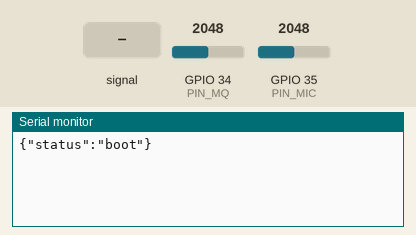
Bench run of a sketch on a simulated ESP32. Parts: the last lines printed to the serial monitor. The inputs (shaded band) are chosen by the test bench; at power-on: GPIO 34 (PIN_MQ) = 2048, GPIO 35 (PIN_MIC) = 2048 (analog values on the 0–4095 scale).

Above: at 1.2 s.
1.3 s: GPIO 35 (PIN_MIC) fed a 200 Hz sine of ±327 counts around its level
At 2.7 s:
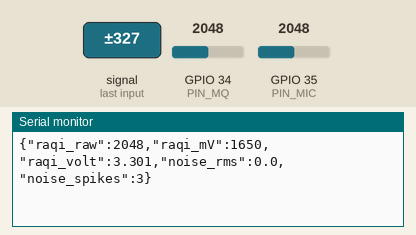
2.8 s: GPIO 34 (PIN_MQ) set to 2866
At 4.1 s:
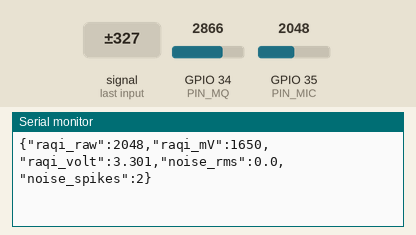
4.3 s: GPIO 35 (PIN_MIC) set to 2866
At 5.6 s:
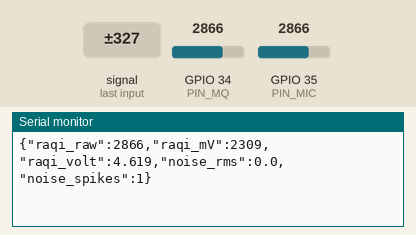
5.8 s: GPIO 35 (PIN_MIC) fed a 2 Hz sine of ±1228 counts around its level
At 7.0 s:
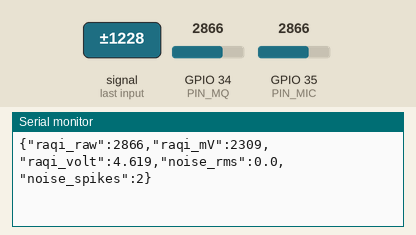
7.3 s: GPIO 34 (PIN_MQ) set to 3603
At 8.0 s:
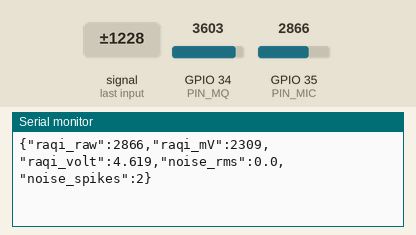
8.8 s: GPIO 35 (PIN_MIC) set to 3603
At 10.3 s:
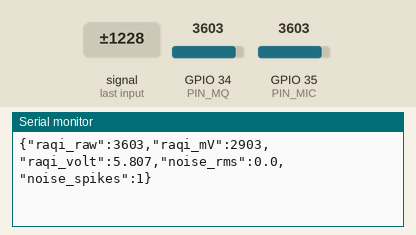
Timing chart, 0 to 11.3 s (numbered marks = the images above; inputs shaded):
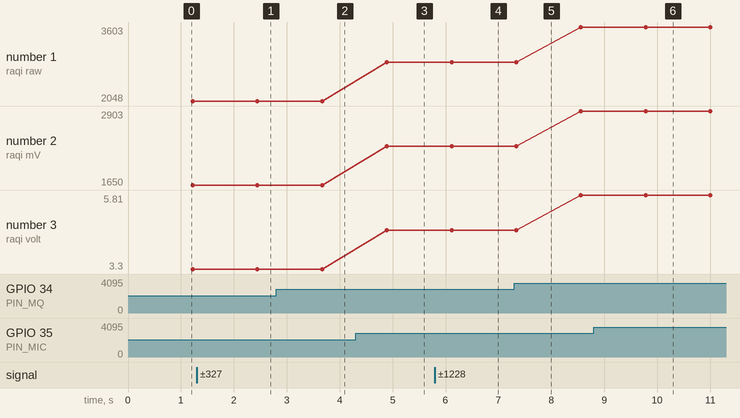

The sketch:

esp32Test.ino
```cpp
// ESP32 + MQ gas module (AO via equal-resistor divider -> GPIO34)
//         + Analog mic (AO -> GPIO35)
// Streams one JSON line per ~1.2s:
// {"raqi_raw":..., "raqi_mV":..., "raqi_volt":..., "noise_rms":..., "noise_spikes":...}

#include <Arduino.h>

const int PIN_MQ   = 34;    // MQ AO -> divider midpoint -> GPIO34 (input-only ADC)
const int PIN_MIC  = 35;    // Mic AO -> GPIO35 (input-only ADC)
const float VREF   = 3.30;  // ESP32 ADC pin range is ~0..3.3V mapped to 0..4095

void setup() {
  Serial.begin(115200);
  analogReadResolution(12);                 // 0..4095

  // MQ: use highest sensitivity (0 dB ~ 0..1.1V) since the divider lowers the voltage a lot
  analogSetPinAttenuation(PIN_MQ,  ADC_0db);

  // Mic: allow up to ~3.6–3.9V dynamic range (mic is powered at 3.3V)
  analogSetPinAttenuation(PIN_MIC, ADC_11db);

  Serial.println("{\"status\":\"boot\"}");
}

// Compute mic RMS over ~1s and then count spikes over ~200ms with hysteresis
static void mic_metrics(float &rms_out, unsigned &spikes_out) {
  long sum = 0, sumsq = 0;
  int cnt = 0;
  int minv = 4095, maxv = 0;

  // 1) Gather ~1 second of samples for RMS + stats
  unsigned long t0 = millis();
  while (millis() - t0 < 1000) {
    int x = analogRead(PIN_MIC);
    if (x < minv) minv = x;
    if (x > maxv) maxv = x;        // (ensure no clamping bug)
    sum   += x;
    sumsq += (long)x * x;
    cnt++;
    delayMicroseconds(60);         // ~8–10 kHz effective sampling
  }

  // RMS around the mean (not min/max midpoint)
  float mean = (cnt > 0) ? (sum / (float)cnt) : 0.0f;
  float var  = max(0.0f, (sumsq / (float)cnt) - mean * mean);
  float mic_rms = sqrt(var);

  // 2) Adaptive spike threshold with hysteresis
  //    Tune factor: 3.0 works well for claps/taps; lower to 2.5 if still zero.
  int thr_hi = max(12, (int)(3.0f * mic_rms));  // enter spike
  int thr_lo = max(8,  thr_hi / 2);             // exit spike (hysteresis)
  bool in_spike = false;
  unsigned spikes = 0;

  t0 = millis();
  while (millis() - t0 < 200) {
    int a = abs(analogRead(PIN_MIC) - (int)mean);
    if (!in_spike && a > thr_hi) { in_spike = true; spikes++; }
    else if (in_spike && a < thr_lo) { in_spike = false; }
    delay(1);
  }

  rms_out = mic_rms;
  spikes_out = spikes;
}

void loop() {
  // --- MQ average for stability ---
  const int N = 10;
  long acc = 0;
  for (int i = 0; i < N; i++) { acc += analogRead(PIN_MQ); delay(2); }
  float mq_raw = acc / (float)N;                 // 0..4095 at *pin* (after divider)
  uint32_t mv_pin = analogReadMilliVolts(PIN_MQ); // mV at pin (after divider)
  float v_pin  = (mq_raw / 4095.0f) * VREF;      // volts at pin
  float v_ao   = v_pin * 2.0f;                   // estimate original MQ AO volts (equal resistors)

  // --- Mic metrics ---
  float mic_rms = 0.0f;
  unsigned spikes = 0;
  mic_metrics(mic_rms, spikes);

  // --- JSON line ---
  Serial.print("{\"raqi_raw\":");      Serial.print((int)mq_raw);
  Serial.print(",\"raqi_mV\":");       Serial.print(mv_pin);
  Serial.print(",\"raqi_volt\":");     Serial.print(v_ao, 3);
  Serial.print(",\"noise_rms\":");     Serial.print(mic_rms, 1);
  Serial.print(",\"noise_spikes\":");  Serial.print(spikes);
  Serial.println("}");
}
```

Measured:
- after the input at 1.3 s, the serial monitor: prints a new line after 1.1 s (image 1)
- after the input at 4.3 s, the serial monitor: prints a new line after 0.59 s (image 3)
- after the input at 5.8 s, the serial monitor: prints a new line after 0.31 s (image 4)
- after the input at 8.8 s, the serial monitor: prints a new line after 0.98 s (image 6)
- plotted number 1: 2866 → 3603 after the input at 7.3 s
- plotted number 2: 2309 → 2903 after the input at 7.3 s
- plotted number 3: 4.62 → 5.81 after the input at 7.3 s
